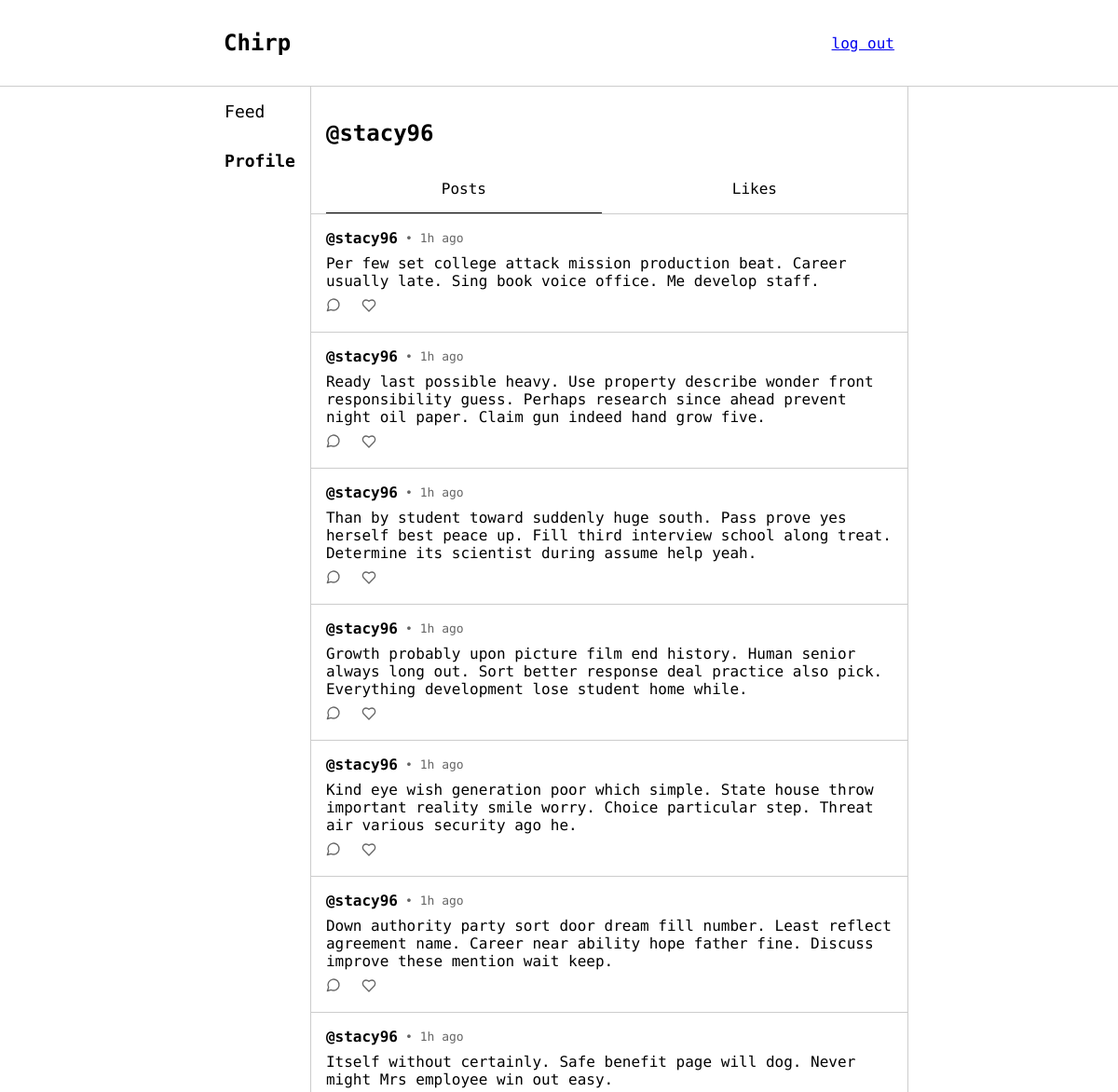
Page /profile/stacy96 (signed in) on the committed database.
### app/models.py (models this page shows, shortened)
class User(UserMixin, db.Model):
    id = db.Column(db.Integer, primary_key=True)
    username = db.Column(db.String(64), index=True, unique=True)
    password_hash = db.Column(db.String(128))
    posts = db.relationship('Post', backref='user', lazy='dynamic')
    likes = db.relationship('Like', backref='user', lazy='dynamic')
    comments = db.relationship('Comment', backref='user', lazy='dynamic')

class Post(db.Model):
    id = db.Column(db.Integer, primary_key=True)
    body = db.Column(db.String(256))
    posted_at = db.Column(db.DateTime, index=True, default=datetime.now)
    user_id = db.Column(db.Integer, db.ForeignKey('user.id'))
    likes = db.relationship('Like', backref='post', lazy='dynamic')
    comments = db.relationship('Comment', backref='post', lazy='dynamic')

### app/views.py (the view)
@app.route("/profile")
@app.route("/profile/<string:username>")
@app.route("/profile/<string:username>/<string:likes>")
@login_required
def profile(username=None, likes=None):
    user = current_user if not username else db.session.query(models.User).filter_by(username=username).first()
    if user:
        posts = []
        if not likes:
            posts = get_posts(current_user).order_by(models.Post.posted_at.desc()).filter(models.Post.user_id == user.id).all()
        else:
            posts = get_posts(current_user).filter_by(user_id=user.id).all()
        return render_template('pages/profile.html', title="Profile", user_authenticated=current_user.is_authenticated, user=user, likes=likes, posts=posts)
    else:
        return redirect(url_for('feed'))

### app/filters.py (called while the page is built)
def time_ago(value):
    now = datetime.now()
    diff = now - value
    seconds = diff.total_seconds()
    if seconds < 60:
        return f"{int(seconds)}s ago"
    elif seconds < 3600:
        return f"{int(seconds // 60)}m  ago"
    elif seconds < 86400:
        return f"{int(seconds // 3600)}h ago"
    elif seconds < 2592000:
        return f"{int(seconds // 86400)}d ago"
    elif seconds < 31536000:
        return f"{int(seconds // 2592000)}m ago"
    else:
        return f"{int(seconds // 31536000)}y ago"

### app/posts.py (called while the page is built)
def get_posts(user):
    liked_posts = aliased(models.Like)
    return db.session.query(models.Post,
                            db.case(
                                    (liked_posts.user_id == user.id, True),
                                    else_=False
                            ).label('liked_by_user')
                            ) \
                .join(liked_posts, liked_posts.post_id == models.Post.id, isouter=True)

### app/views.py (called while the page is built)
@login_manager.user_loader
def load_user(user_id):
    return db.session.query(models.User).get(user_id)

### app/templates/pages/profile.html
{% extends "layouts/authorised_layout.html" %}
{% block authorised_head %}
    <link rel="stylesheet" href="{{ url_for('static', filename='css/profile.css') }}">
    <link rel="stylesheet" href="{{ url_for('static', filename='css/components.css') }}">
{% endblock %}
{% block sidebar_profile %}
    sidebar-item-active
{% endblock %}
{% block authorised_content %}
    <div class="profile-header">
        <h2>
            @{{ user.username }}
        </h2>
        <span class="profile-button-slider">
            <a href="/profile/{{ user.username }}" class="profile-button {{ 'profile-button-active' if not likes }}">
                Posts
            </a>
            <a href="/profile/{{ user.username }}/likes" class="profile-button {{ 'profile-button-active' if likes }}">
                Likes
            </a>
        </span>
    </div>
    {% for post, liked in posts %}
        {% with post=post, liked=liked %}
            {% include 'components/post.html' %}
        {% endwith %}
    {% endfor %}
{% endblock %}

### app/templates/components/post.html
<div id="{{'post' if not comment else 'comment'}}-{{ post.id }}" class="post-container">
    <span class="post-heading">
        <h3>
            <a href="/profile/{{ post.user.username }}">@{{ post.user.username }}</a>
        </h3>
        <p>• {{ post.posted_at | time_ago }}</p>
    </span>
    <p style="margin:0;">
        {{ post.body }}
    </p>
    {% if not comment %}
        <span class="post-footing">
            <a href="/post/{{ post.id }}" alt="Leave or view comments on this post">
                <svg xmlns="http://www.w3.org/2000/svg" width="16" height="16" viewBox="0 0 24 24" fill="none" stroke="currentColor" stroke-width="2" stroke-linecap="round" stroke-linejoin="round">
                    <path d="M7.9 20A9 9 0 1 0 4 16.1L2 22Z"/>
                </svg>
            </a>
            <button onclick="like({{ post.id }})" aria-label="Like this post">
                <svg xmlns="http://www.w3.org/2000/svg" width="16" height="16" viewBox="0 0 24 24" fill="none" stroke="currentColor" stroke-width="2" stroke-linecap="round" stroke-linejoin="round" class="{{ 'liked' if liked }}">
                    <path d="M19 14c1.49-1.46 3-3.21 3-5.5A5.5 5.5 0 0 0 16.5 3c-1.76 0-3 .5-4.5 2-1.5-1.5-2.74-2-4.5-2A5.5 5.5 0 0 0 2 8.5c0 2.3 1.5 4.05 3 5.5l7 7Z"/>
                </svg>
            </button>
        </span>
    {% endif %}
</div>

### app/static/css/root_layout.css (style rules this page uses)
body { margin: 0; font-family: 'Geist Mono', monospace; position: absolute; width: 100%; height: 100%; display: flex; flex-direction: column; }

### app/static/css/profile.css (style rules this page uses)
.profile-header { padding: 1rem; padding-bottom: 0; border-bottom: 1px solid #ccc; }
.profile-button-slider { display: flex; align-items: center; gap: 1rem; }
.profile-button { width: 100%; padding: 1rem; background-color: inherit; border: none; cursor: pointer; text-align: center; text-decoration: none; color: inherit; }
.profile-button-active { border-bottom: 1px solid black; }

### app/static/css/components.css (style rules this page uses)
.post-container { padding: 1rem; display: flex; gap: .5rem; flex-direction: column; border-bottom: 1px solid #ccc; }
.post-heading { display: flex; gap: .5rem; align-items: center; }
.post-heading > p { color: #666; font-size: small; margin: 0; }
.post-heading > h3 { font-size: medium; margin: 0; }
.post-heading > h3 > a { text-decoration: none; color: inherit; }
.post-footing { display: flex; gap: 1rem; }
.post-footing > a, button { color: #666; cursor: pointer; border: none; background-color: transparent; }

### rows in the picture
User: username "stacy96"
Post: user.username "stacy96", posted_at "1h ago", body "Per few set college attack mission production beat. Career usually late. Sing book voice office. Me develop staff."
Post: user.username "stacy96", posted_at "1h ago", body "Ready last possible heavy. Use property describe wonder front responsibility guess. Perhaps research since ahead prevent night oil paper. Claim gun indeed hand grow five."
Post: user.username "stacy96", posted_at "1h ago", body "Than by student toward suddenly huge south. Pass prove yes herself best peace up. Fill third interview school along treat. Determine its scientist during assume help yeah."
Post: user.username "stacy96", posted_at "1h ago", body "Growth probably upon picture film end history. Human senior always long out. Sort better response deal practice also pick. Everything development lose student home while."
Post: user.username "stacy96", posted_at "1h ago", body "Kind eye wish generation poor which simple. State house throw important reality smile worry. Choice particular step. Threat air various security ago he."
Post: user.username "stacy96", posted_at "1h ago", body "Down authority party sort door dream fill number. Least reflect agreement name. Career near ability hope father fine. Discuss improve these mention wait keep."
Post: user.username "stacy96", posted_at "1h ago", body "Itself without certainly. Safe benefit page will dog. Never might Mrs employee win out easy."
